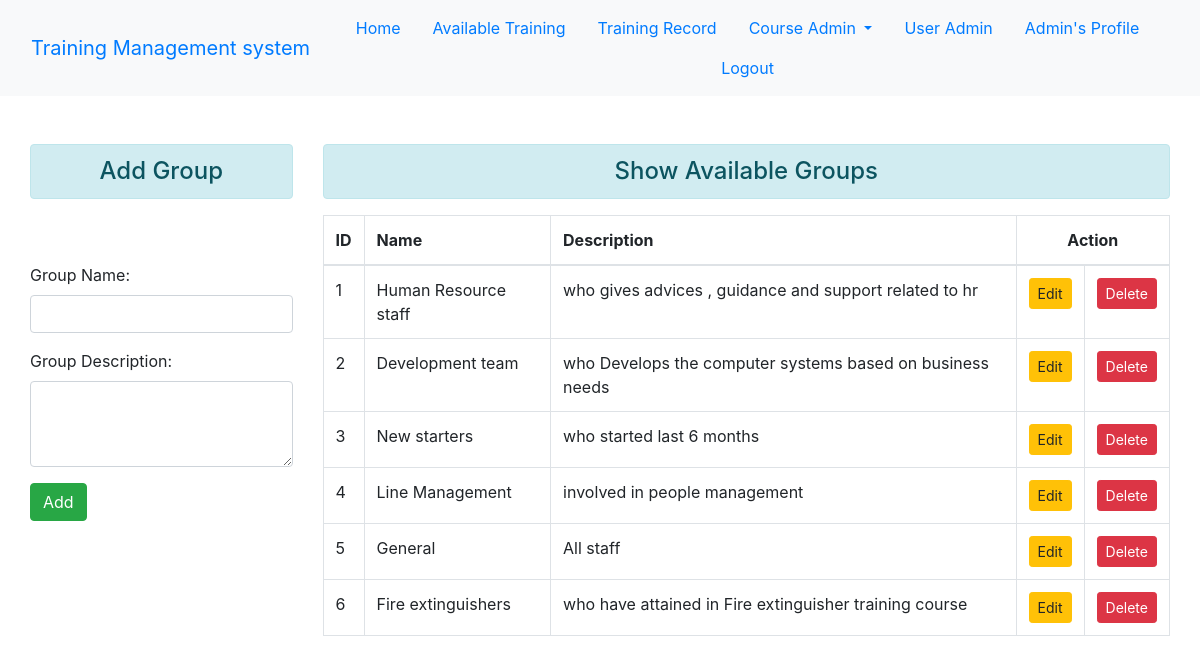
Before: /course/add_group/ (signed in) with the older database file.
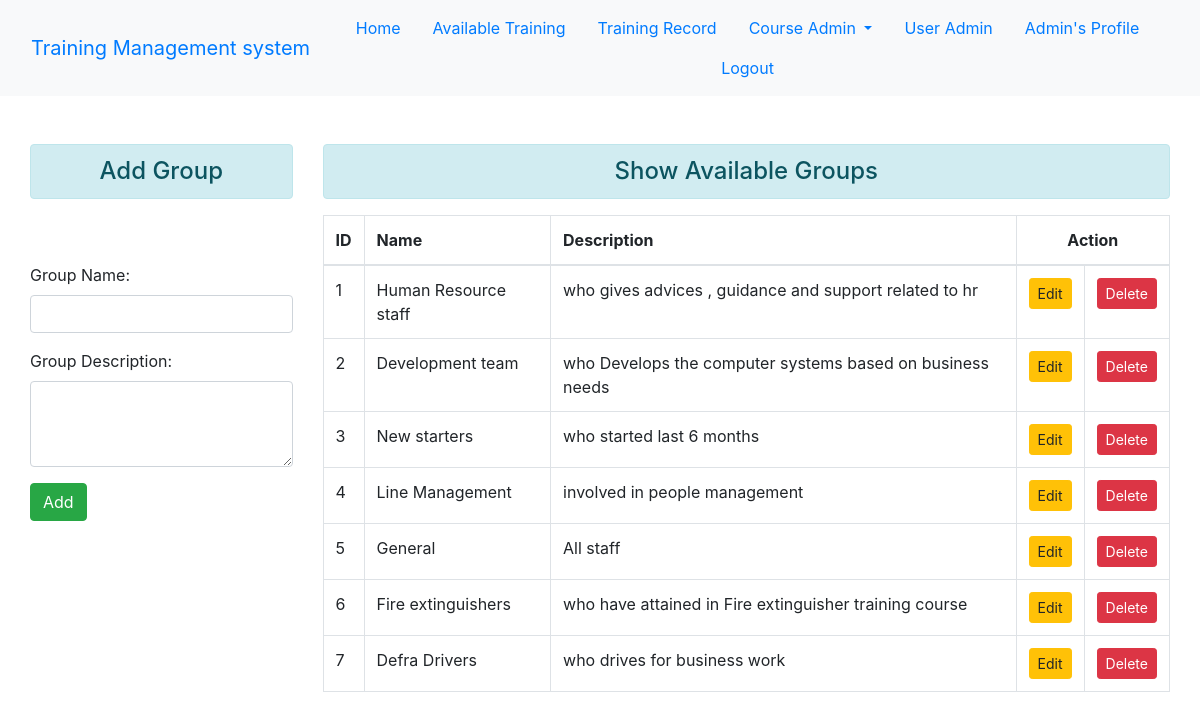
After: the same page with the newer database file.
### courseapp/models.py (models this page shows, shortened)
class CourseGroup(models.Model):
    group_name = models.CharField(max_length=25)
    group_desc = models.CharField(max_length=255, blank=True)

### courseapp/views.py (the view)
# urls.py: path('add_group/', views.add_group, name='add_group'),
@user_passes_test(lambda user: user.is_superuser)
def add_group(request):
    if request.method == 'POST':
        fm = CourseGroupForm(request.POST)
        if fm.is_valid():
            fm.save()
            fm = CourseGroupForm()
            messages.success(request, 'Group Successfully Added!!')
    else:
        fm = CourseGroupForm()
    groups = CourseGroup.objects.all()
    return render(request, 'courseapp/add_group.html', {'form':fm, 'groups':groups })

### courseapp/forms.py
class CourseGroupForm(forms.ModelForm):
    class Meta:
        model = models.CourseGroup
        fields="__all__"
        labels = {'group_name':'Group Name', 'group_desc':'Group Description'}
        widgets = { 'group_name': forms.TextInput(attrs={'class':'form-control'}),
            'group_desc': forms.Textarea(attrs={'rows':3, 'cols':25, 'class':'form-control'}) }

### courseapp/templates/courseapp/add_group.html (shortened to what this page needs)
{% extends 'enrollapp/base.html' %}
{% block content %}
<div class="row">
    <div class="col-sm-3 ">
        <h4 class="text-center alert alert-info"> Add Group </h4>
        <br/>
        <br>
        <form action="" method = "POST">
            {{ form.as_p }}
            <input type="submit" class="btn btn-success" value="Add">
        </form>
    </div>
    <div class="col-sm-9">
        <h4 class="text-center alert alert-info"> Show Available Groups</h4>
        {% if groups %}
        <table class="table table-hover table-bordered">
            <thead>
                <tr>
                    <th scope="col">ID</th>
                    <th scope="col">Name</th>
                    <th scope="col">Description</th>
                    <th scope="col" colspan="2" style="text-align:center">Action</th>
                </tr>
            </thead>
            <tbody>
                {% for group in groups %}
                    <tr>
                        <td scope="row">{{group.id}}</td>
                        <td>{{group.group_name}} </td>
                        <td>{{group.group_desc}}</td>
                        <td>
                            <a href="{% url 'update_group' group.id %}" class="btn btn-warning btn-sm">Edit</a>
                        </td>
                        <td>
                            <form action="{% url 'delete_group' group.id %}" method="post" class="d-inline">
                                <input type="submit" class="btn btn-danger btn-sm" onclick='confirm("Are you sure to delete this record?")' value="Delete">
                            </form>
                        </td>
                    </tr>
                {% endfor %}
            </tbody>
      </table>
    {%else%}
        <h4 class="text-center alert alert-warning">No Records</h4>
    {% endif %}
</div>
</div>
{% endblock content %}

Changed rows visible on the page:
added CourseGroup: id "7", group_name "Defra Drivers", group_desc "who drives for business work"
